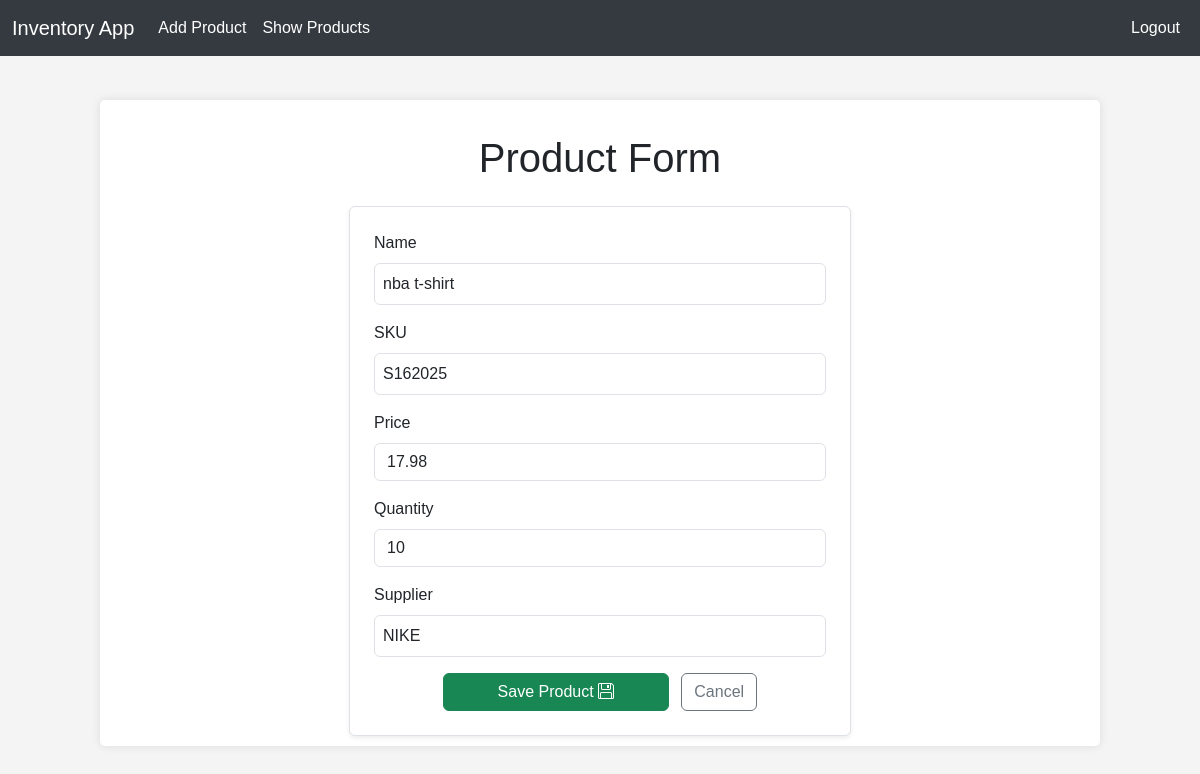
Page /update/6/ (signed in) on the earlier database version.
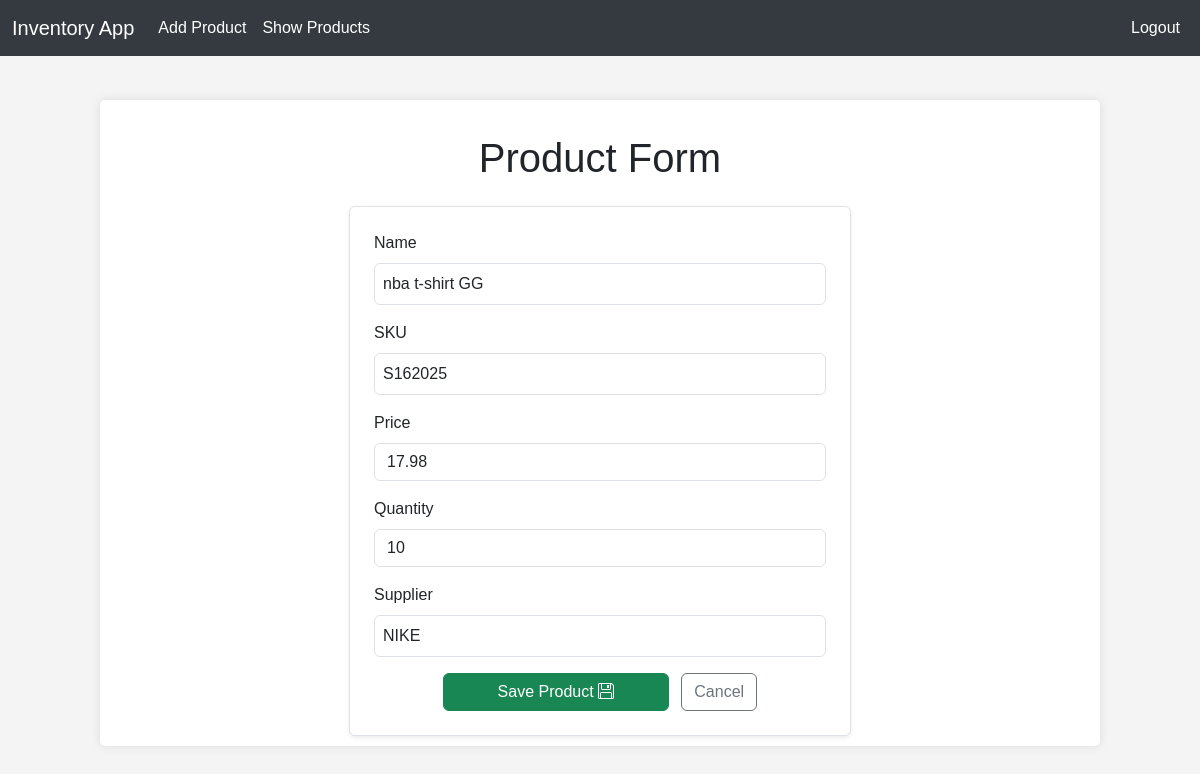
Same page on the later database version.
### invApp/models.py (models this page shows, shortened)
class Product(models.Model):
    product_id = models.AutoField(primary_key=True)
    name = models.CharField(max_length=100)
    sku = models.CharField(max_length=50, unique=True)
    price = models.FloatField()
    quantity = models.IntegerField()
    supplier = models.CharField(max_length=100)
    owner = models.ForeignKey(User, on_delete=models.CASCADE)

### invApp/views.py (the view)
# urls.py: path('update/<int:product_id>/', views.product_update_view, name='product_update'),
@login_required
def product_update_view(request, product_id):
    product = get_object_or_404(Product, product_id=product_id, owner=request.user)
    if request.method == 'POST':
        form = ProductForm(request.POST, instance=product)
        if form.is_valid():
            updated_product = form.save(commit=False)
            updated_product.owner = product.owner
            updated_product.save()
            messages.success(request, 'Product updated successfully!')
            return redirect('product_list')
    else:
        form = ProductForm(instance=product)
    return render(request, 'invApp/product_form.html', {'form': form})

### invApp/templates/invApp/product_form.html (shortened to what this page needs)
{% extends "shared/layout.html" %}
{% block content %}
<h1 class="text-center mt-4">Product Form</h1>
<div class="row justify-content-center">
    <form method="POST" class="p-4 mt-3 col-12 col-md-8 col-lg-6 shadow-sm border rounded bg-white">
        {% for field in form %}
            <div class="mb-3">
                <label for="{{ field.id_for_label }}" class="form-label">{{ field.label }}</label>
                {{ field }}
            </div>
        {% endfor %}
        <div class="text-center">
            <button class="btn btn-success w-50" type="submit">Save Product <i class="bi bi-floppy"></i></button>
            <a href="{% url 'product_list' %}" class="btn btn-outline-secondary ms-2">Cancel</a>
        </div>
    </form>
</div>
{% endblock %}

Differences in the rows shown:
changed Product "NIKE": name "nba t-shirt" → "nba t-shirt GG"
